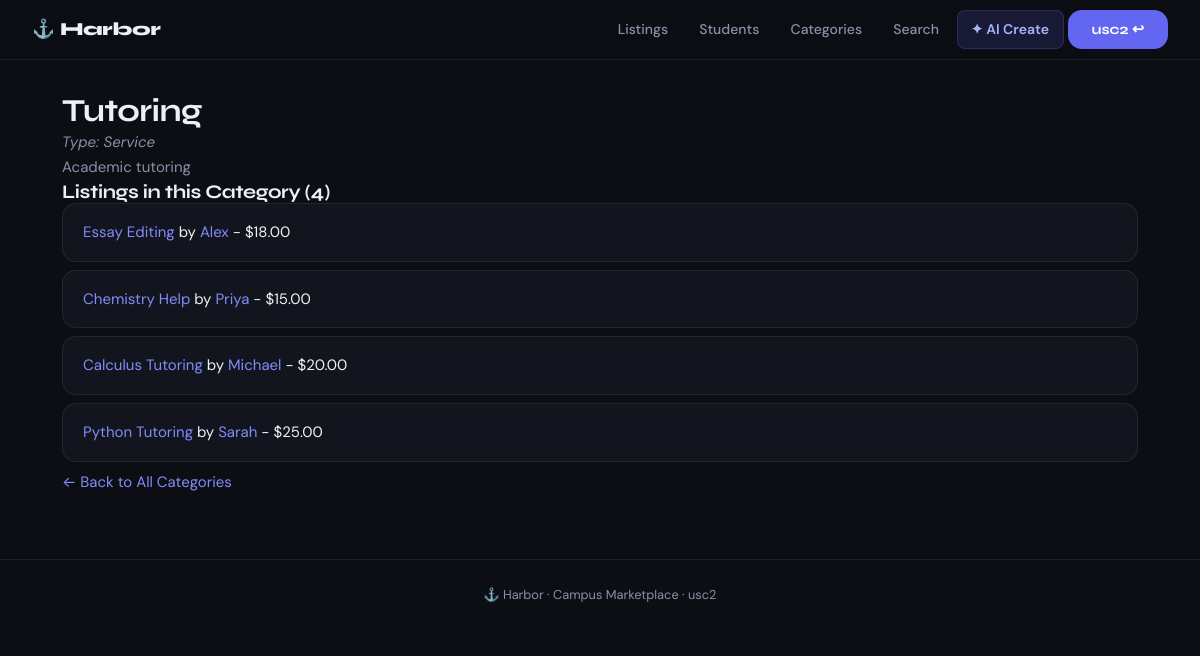
The page /categories/1/ (signed in) on the database its author committed.
### listings/models.py (models this page shows, shortened)
class Category(models.Model):
    CATEGORY_TYPES = [
        ('SERVICE', 'Service'),
        ('FUNDRAISER', 'Fundraiser'),
        ('SELLER', 'Seller'),
    ]
    name = models.CharField(max_length=100)
    category_type = models.CharField(max_length=20, choices=CATEGORY_TYPES)
    description = models.TextField(max_length=300, blank=True)
    class Meta:
        ordering = ['name']
        verbose_name_plural = 'Categories'
        constraints = [
            models.UniqueConstraint(
                fields=['name', 'category_type'],
                name='unique_category_name_per_type'
            )
        ]

class Listing(models.Model):
    PAYMENT_METHODS = [
        ('VENMO', 'Venmo'),
        ('CASH', 'Cash'),
        ('PAYPAL', 'PayPal'),
        ('ZELLE', 'Zelle'),
    ]
    seller = models.ForeignKey(
        Student,
        on_delete=models.CASCADE,
        related_name='listings'
    )
    category = models.ForeignKey(
        Category,
        on_delete=models.PROTECT,
        related_name='listings'
    )
    title = models.CharField(max_length=200)
    description = models.TextField(max_length=1000)
    price = models.DecimalField(
        max_digits=10,
        decimal_places=2,
        null=True,
        blank=True,
        help_text="Price in USD (leave blank for free/donations)"
    )
    contact_method = models.CharField(max_length=200)
    accepted_payment = models.CharField(
        max_length=20,
        choices=PAYMENT_METHODS,
        default='VENMO'
    )
    is_active = models.BooleanField(default=True)
    created_at = models.DateTimeField(auto_now_add=True)
    updated_at = models.DateTimeField(auto_now=True)
    class Meta:
        ordering = ['-created_at']
        constraints = [
            models.UniqueConstraint(
                fields=['seller', 'title'],
                name='unique_listing_per_seller'
            )
        ]
    def get_absolute_url(self):
        from django.urls import reverse
        return reverse('listing_detail', args=[str(self.id)])

class Student(models.Model):
    first_name = models.CharField(max_length=100)
    last_name = models.CharField(max_length=100)
    university_email = models.EmailField(
        unique=True,
        validators=[EmailValidator()],
        help_text="Must be a valid .edu email address"
    )
    phone_number = models.CharField(max_length=15, blank=True)
    bio = models.TextField(max_length=500, blank=True)
    is_verified = models.BooleanField(default=False)
    created_at = models.DateTimeField(auto_now_add=True)
    updated_at = models.DateTimeField(auto_now=True)
    class Meta:
        ordering = ['-created_at']
        constraints = [
            models.UniqueConstraint(
                fields=['university_email'],
                name='unique_student_email'
            )
        ]
    def get_absolute_url(self):
        from django.urls import reverse
        return reverse('student_detail', args=[str(self.id)])

### listings/views.py (the view)
# urls.py: path('categories/<int:pk>/', login_required(CategoryDetailView.as_view()), name='category_detail'),
class CategoryDetailView(DetailView):
    model = Category
    template_name = 'listings/category_detail.html'
    context_object_name = 'category'
    def get_context_data(self, **kwargs):
        context = super().get_context_data(**kwargs)
        context['category_listings'] = self.object.listings.filter(is_active=True)
        return context

### listings/templates/listings/category_detail.html (shortened to what this page needs)
{% extends "base.html" %}
{% block content %}
    <h2>{{ category.name }}</h2>
    <p><em>Type: {{ category.get_category_type_display }}</em></p>
    {% if category.description %}
    <p>{{ category.description }}</p>
    {% endif %}
    <h3>Listings in this Category ({{ category_listings.count }})</h3>
    <ul>
    {% for listing in category_listings %}
        <li>
            <a href="{{ listing.get_absolute_url }}">{{ listing.title }}</a>
            by <a href="{{ listing.seller.get_absolute_url }}">{{ listing.seller.first_name }}</a>
            - ${{ listing.price|default:"Free" }}
        </li>
    {% empty %}
        <li>No listings in this category yet.</li>
    {% endfor %}
    </ul>
    <p><a href="{% url 'category_list' %}">&larr; Back to All Categories</a></p>
{% endblock %}

### listings/templates/base.html (shortened to what this page needs)
{% load static %}
<!DOCTYPE html>
<html lang="en">
<head>
    <link rel="stylesheet" href="{% static 'listings/css/styles.css' %}">
</head>
<body>
<nav class="navbar">
    <a href="{% url 'home' %}" class="nav-brand">⚓ Harbor</a>
    <div class="nav-links">
        {% if user.is_authenticated %}
            <a href="{% url 'listing_list' %}">Listings</a>
            <a href="{% url 'student_list' %}">Students</a>
            <a href="{% url 'category_list' %}">Categories</a>
            <a href="{% url 'listing_search_get' %}">Search</a>
            <a href="{% url 'create_local_ai' %}" class="nav-ai-btn">✦ AI Create</a>
            <form method="post" action="{% url 'account_logout' %}" class="logout-form">
                <button type="submit" class="nav-logout">{{ user.username }} ↩</button>
            </form>
        {% else %}
            <a href="{% url 'account_login' %}">Login</a>
            <a href="{% url 'account_signup' %}" class="nav-signup">Sign Up</a>
        {% endif %}
    </div>
</nav>
<main class="page-main">
    {% block content %}{% endblock %}
</main>
<footer class="site-footer">
    <p>⚓ Harbor · Campus Marketplace · {{ request.user.username|default:"" }}</p>
</footer>
</body>
</html>

### listings/static/listings/css/styles.css (style rules this page uses)
:root { --primary: #6366f1; --primary-dim: rgba(99,102,241,0.15); --accent: #818cf8; --secondary: #f472b6; --success: #34d399; --warning: #fbbf24; --danger: #f87171; --bg: #0c0e14; --bg-card: #13151e; --bg-raise: #1a1d2a; --bg-hover: #1f2235; --text: #eef0f6; --text-2: #8b90a8; --text-3: #555a72; --border: rgba(255,255,255,0.07); --border-focus: rgba(99,102,241,0.5); --radius-sm: 8px; --radius-md: 14px; --radius-lg: 20px; --radius-xl: 28px; --shadow-card: 0 2px 16px rgba(0,0,0,0.35); --shadow-lift: 0 8px 32px rgba(0,0,0,0.45); --glow-primary: 0 0 24px rgba(99,102,241,0.25); }
*, *::before, *::after { box-sizing: border-box; margin: 0; padding: 0; }
html { scroll-behavior: smooth; }
body { font-family: 'DM Sans', -apple-system, sans-serif; background: var(--bg); color: var(--text); line-height: 1.65; min-height: 100vh; font-size: 15px; -webkit-font-smoothing: antialiased; }
h1, h2, h3, h4, h5 { font-family: 'Syne', sans-serif; letter-spacing: -0.02em; line-height: 1.2; color: var(--text); }
h2 { font-size: clamp(1.35rem, 3vw, 2rem); font-weight: 700; }
h3 { font-size: 1.2rem; font-weight: 700; }
p { color: var(--text-2); }
a { color: var(--accent); text-decoration: none; transition: color 0.15s; }
.navbar { position: sticky; top: 0; z-index: 200; display: flex; align-items: center; justify-content: space-between; padding: 0 2rem; height: 60px; background: rgba(12,14,20,0.92); backdrop-filter: blur(20px); border-bottom: 1px solid var(--border); }
.nav-brand { font-family: 'Syne', sans-serif; font-weight: 800; font-size: 1.15rem; color: var(--text) !important; letter-spacing: -0.02em; flex-shrink: 0; }
.nav-links { display: flex; align-items: center; gap: 0.25rem; }
.nav-links a { color: var(--text-2); font-size: 0.875rem; font-weight: 500; padding: 0.45rem 0.85rem; border-radius: var(--radius-sm); transition: all 0.15s; }
.nav-ai-btn { background: var(--primary-dim) !important; color: #a5b4fc !important; border: 1px solid rgba(99,102,241,0.25) !important; font-weight: 600 !important; }
.nav-logout { background: none; border: 1px solid var(--border); color: var(--text-2); font-size: 0.875rem; font-weight: 500; padding: 0.45rem 0.85rem; border-radius: var(--radius-sm); cursor: pointer; font-family: 'DM Sans', sans-serif; transition: all 0.15s; }
.logout-form { display: flex; align-items: center; }
.page-main { max-width: 1140px; margin: 0 auto; padding: 2rem 2rem 4rem; }
.btn, button[type="submit"] { display: inline-flex; align-items: center; gap: 0.4rem; padding: 0.7rem 1.5rem; background: var(--primary); color: white; border: none; border-radius: var(--radius-md); font-family: 'Syne', sans-serif; font-size: 0.9rem; font-weight: 700; cursor: pointer; transition: all 0.2s; text-decoration: none; }
.site-footer { border-top: 1px solid var(--border); padding: 1.5rem 2rem; text-align: center; font-size: 0.8rem; color: var(--text-3); }
ul { list-style: none; }
li { background: var(--bg-card); border: 1px solid var(--border); border-radius: var(--radius-md); padding: 1rem 1.25rem; margin-bottom: 0.5rem; transition: border-color 0.15s; }

### rows shown on the page
Category: name "Tutoring", category_type "Service", description "Academic tutoring"
Listing: title "Essay Editing", seller.first_name "Alex", price "18.00"
Listing: title "Chemistry Help", seller.first_name "Priya", price "15.00"
Listing: title "Calculus Tutoring", seller.first_name "Michael", price "20.00"
Listing: title "Python Tutoring", seller.first_name "Sarah", price "25.00"

### other values the page prints
{{ user.username }} "usc2"
{{ category_listings.count }} "4"
{{ request.user.username|default:"" }} "usc2"
